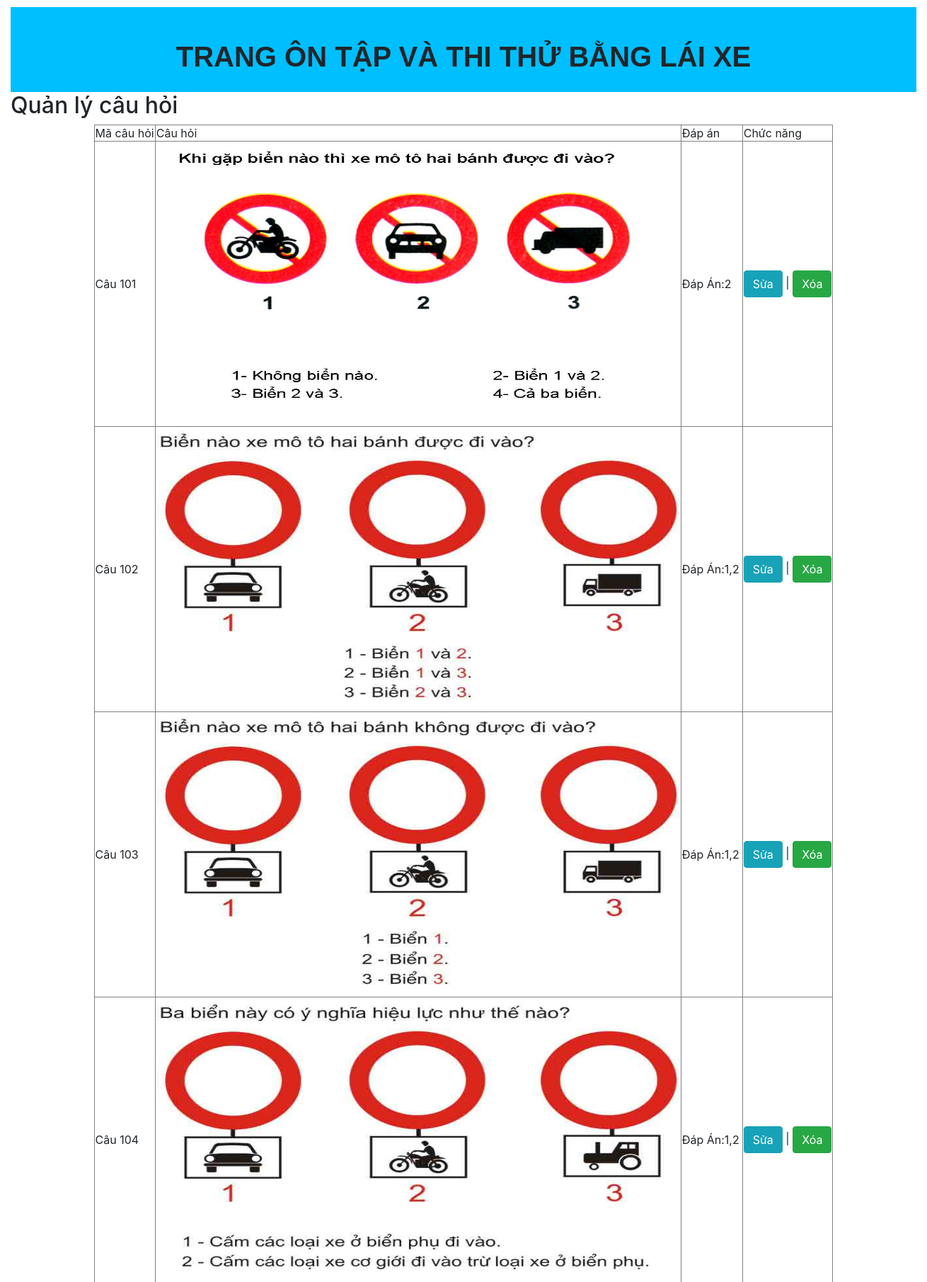
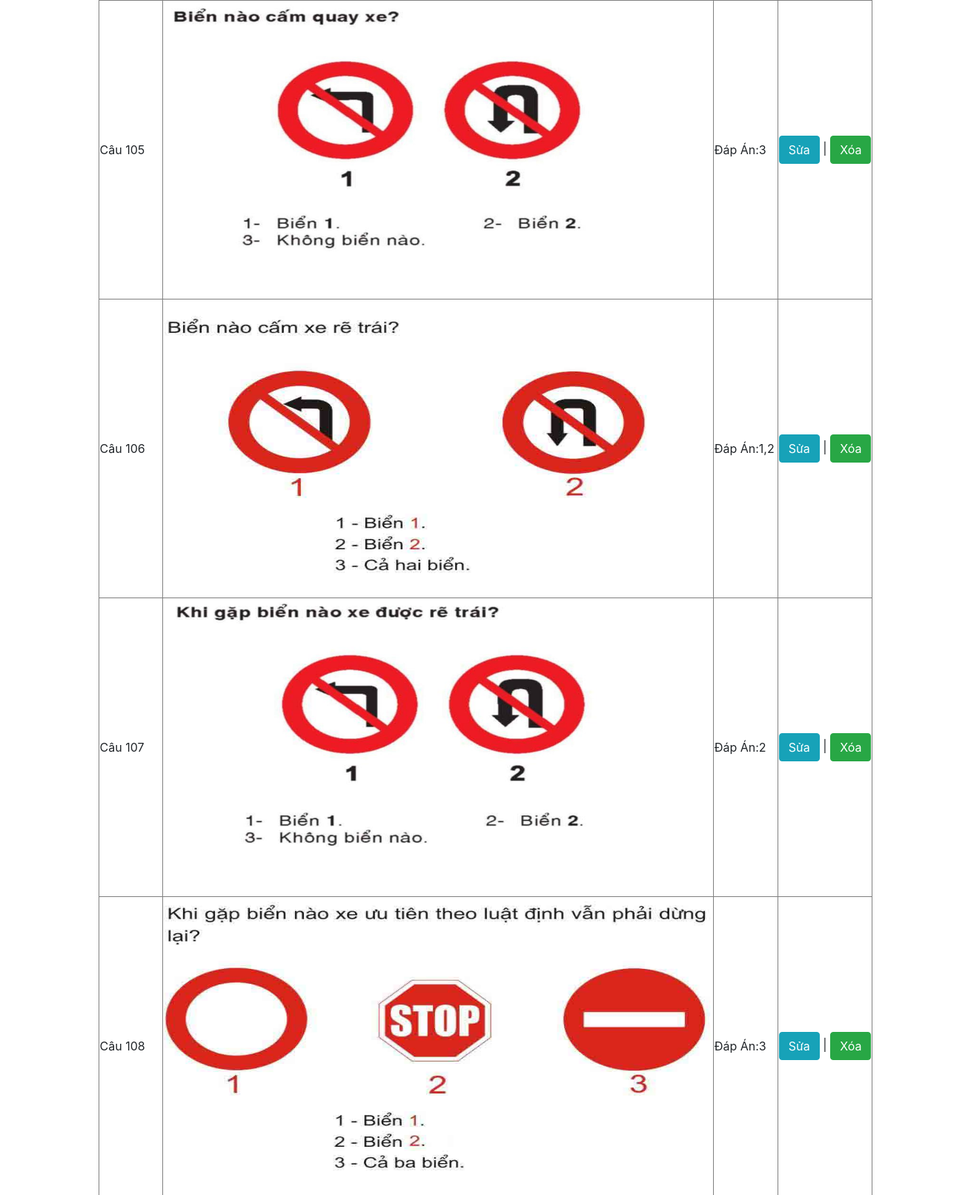
The page /qlycauhoi2.php?trangchon=2 (upper part) on the database its author committed (2 pictures, top to bottom).
### tables this page shows
CREATE TABLE IF NOT EXISTS `cauhoimoto` (
  `id` varchar(30) NOT NULL,
  `cauhoi` longblob NOT NULL,
  `dapandung1` varchar(11) NOT NULL,
  PRIMARY KEY (`id`)
);

### qlycauhoi2.php (the view, shortened to what this page needs)
<html>
	<head>
		<link rel="stylesheet" href="https://stackpath.bootstrapcdn.com/bootstrap/4.3.1/css/bootstrap.min.css">
	</head>
	<body>
		<div id="phandau">
			<p>TRANG ÔN TẬP VÀ THI THỬ BẰNG LÁI XE</p>
		</div>
		<div id="tieude">
			<h2>Quản lý câu hỏi</h2>
		</div>
		<div id="hienthi">
				<?php
			$sodongtrentrang=50;
			$kn=mysqli_connect("localhost","root","","banglaixe");
			mysqli_set_charset($kn, 'UTF8');
			if(isset($_GET['trangchon']))
			{
				$trang=$_GET['trangchon'];
			}
			else
			{
				$trang=0;
			}
			$vt=$trang*$sodongtrentrang;
			$caulenhphantrang="select * from cauhoimoto LIMIT $vt, $sodongtrentrang";
			$kqpt=mysqli_query($kn,$caulenhphantrang);
			echo "<table align='center' border='1'>";
			echo "<tr>
					<td>Mã câu hỏi</td>
					<td>Câu hỏi</td>
					<td>Đáp án</td>
					<td>Chức năng</td>
				</tr>";
			while($row=mysqli_fetch_array($kqpt))
			{
				$cau=$row['cauhoi'];
				$id=$row['id'];
				echo "<tr><td>Câu ".$row['id']."</td>
						<td><img src='/BT/365 câu/$cau'/height='400' width='740'></td>
						<td>Đáp Án:". $row['dapandung1']."</td>
						<td><a href='sua1.php?id=$id'><button type='button' class='btn btn-info'>Sửa</button></a> | <a href='xoa1.php?id=$id'><button type='button' class='btn btn-success'>Xóa</button></a></td></tr>";
			}
			echo "</table>";
				?>
		</div>
	</body>
</html>

### qlycauhoi2.php (style rules this page uses)
body { width: 1300px; padding: 10px; margin: 0 auto; }
#phandau { height: 120px; background-color: #00BFFF; }
#phandau p { font-family: Arial; font-size: 40px; font-weight: bold; text-align: center; padding: 40px; }

### rows shown on the page
cauhoimoto: id "101", cauhoi (picture), dapandung1 "2"
cauhoimoto: id "102", cauhoi (picture), dapandung1 "1,2"
cauhoimoto: id "103", cauhoi (picture), dapandung1 "1,2"
cauhoimoto: id "104", cauhoi (picture), dapandung1 "1,2"
cauhoimoto: id "105", cauhoi (picture), dapandung1 "3"
cauhoimoto: id "106", cauhoi (picture), dapandung1 "1,2"
cauhoimoto: id "107", cauhoi (picture), dapandung1 "2"
cauhoimoto: id "108", cauhoi (picture), dapandung1 "3"
